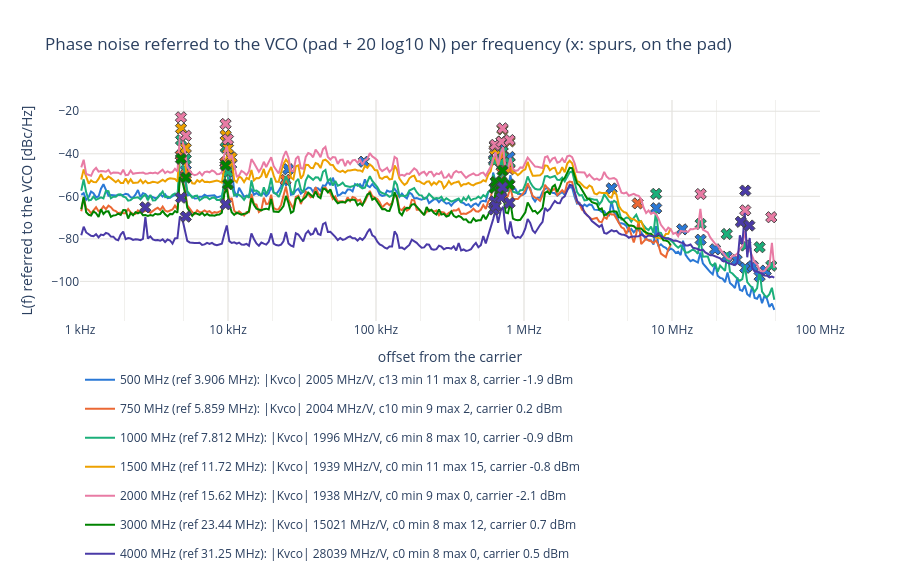

Source (notebook cell):
### Code cell
F_start, F_stop = 1e3, 100e6  # offset range shown [Hz]
f_axis = "log"  # "log" or "lin"

# Phase noise referred to the VCO per frequency: full curve (line, binned to N_BINS points: linear power average,
# display only), detected spurs (x at their measured peak, hover: power on the pad).
fig = go.Figure()
for r in ok.itertuples():
    n_db = 20 * np.log10(r.total_div)
    lt_raw = in_range(trace_of(r.f_vco, "L_trace"), F_start, F_stop)  # spur peaks: from the measured points
    lt = binned(trace_of(r.f_vco, "L_trace"), F_start, F_stop, f_axis)
    sp = in_range(trace_of(r.f_vco, "spur"), F_start, F_stop)
    if lt.empty:
        continue
    fig.add_scatter(x=lt["freq"], y=lt["level_dbm"] + n_db, mode="lines", line=dict(color=COLORS[r.f_vco], width=2),
                    name=NAMES[r.f_vco], legendgroup=NAMES[r.f_vco],
                    hovertemplate="%{x:.3s}Hz: %{y:.1f} dBc/Hz<extra></extra>")
    if not sp.empty:
        fig.add_scatter(x=sp["freq"], y=np.interp(sp["freq"], lt_raw["freq"], lt_raw["level_dbm"]) + n_db,
                        mode="markers", marker=dict(symbol="x", size=10, color=COLORS[r.f_vco], line=dict(width=1)),
                        showlegend=False, legendgroup=NAMES[r.f_vco],
                        customdata=np.c_[sp["level_dbm"], sp["freq"] / r.f_ref],
                        hovertemplate=("spur at %{x:.4s}Hz = %{customdata[1]:.2f} x ref: %{customdata[0]:.1f} dBc on "
                                       "the pad<extra></extra>"))
fig.update_layout(title="Phase noise referred to the VCO (pad + 20 log10 N) per frequency (x: spurs, on the pad)", template="plotly_white",
                  height=580, legend=dict(orientation="h", y=-0.2), hoverlabel=dict(namelength=-1))
fig.update_xaxes(title="offset from the carrier", gridcolor=GRID, **offset_axis(F_start, F_stop, f_axis))
fig.update_yaxes(title="L(f) referred to the VCO [dBc/Hz]", gridcolor=GRID)
save(fig, "phase_noise")

### Figure 1 — Plotly figure (JSON) as saved in the notebook; plotly's stock layout.template omitted (floating-point values rounded to 4 significant figures; data arrays with more than 128 entries replaced by an {"elided": "..."} marker saying what was removed)
{"data": [{"hovertemplate": "%{x:.3s}Hz: %{y:.1f} dBc/Hz<extra></extra>", "legendgroup": "500 MHz (ref 3.906 MHz): |Kvco| 2005 MHz/V, c13 min 11 max 8, carrier -1.9 dBm", "line": {"color": "#2a78d6", "width": 2}, "mode": "lines", "name": "500 MHz (ref 3.906 MHz): |Kvco| 2005 MHz/V, c13 min 11 max 8, carrier -1.9 dBm", "type": "scatter", "x": {"elided": "282 float values"}, "y": {"elided": "282 float values"}}, {"customdata": [[-36.83, 0.001232], [-44.0, 0.001327], [-41.34, 0.002464], [-46.64, 0.002559], [-32.16, 0.002688], [-34.17, 0.006528], [-31.73, 0.0212], [-17.6, 0.1605], [-20.24, 0.1806], [-13.24, 0.1834], [-18.41, 0.2046], [-24.01, 0.9999], [-32.54, 2.001], [-39.09, 3.0], [-42.67, 3.999], [-47.75, 5.002], [-50.76, 6.001], [-51.96, 6.999], [-56.4, 8.003], [-54.7, 9.001], [-60.4, 10.0], [-56.84, 11.0]], "hovertemplate": "spur at %{x:.4s}Hz = %{customdata[1]:.2f} x ref: %{customdata[0]:.1f} dBc on the pad<extra></extra>", "legendgroup": "500 MHz (ref 3.906 MHz): |Kvco| 2005 MHz/V, c13 min 11 max 8, carrier -1.9 dBm", "marker": {"color": "#2a78d6", "line": {"width": 1}, "size": 10, "symbol": "x"}, "mode": "markers", "showlegend": false, "type": "scatter", "x": [4812.0, 5184.0, 9624.0, 9996.0, 10500.0, 25500.0, 82800.0, 627000.0, 705600.0, 716400.0, 799200.0, 3906000.0, 7818000.0, 11720000.0, 15620000.0, 19540000.0, 23440000.0, 27340000.0, 31260000.0, 35160000.0, 39080000.0, 42980000.0], "y": [-40.71, -47.81, -44.19, -47.98, -44.91, -47.27, -43.72, -42.83, -42.52, -36.37, -41.5, -56.3, -65.62, -75.55, -80.41, -84.92, -88.34, -89.92, -93.6, -92.85, -97.6, -94.94]}, {"hovertemplate": "%{x:.3s}Hz: %{y:.1f} dBc/Hz<extra></extra>", "legendgroup": "750 MHz (ref 5.859 MHz): |Kvco| 2004 MHz/V, c10 min 9 max 2, carrier 0.2 dBm", "line": {"color": "#eb6834", "width": 2}, "mode": "lines", "name": "750 MHz (ref 5.859 MHz): |Kvco| 2004 MHz/V, c10 min 9 max 2, carrier 0.2 dBm", "type": "scatter", "x": {"elided": "240 float values"}, "y": {"elided": "240 float values"}}, {"customdata": [[-42.92, 0.0008212], [-51.91, 0.0008858], [-46.06, 0.001642], [-45.7, 0.004178], [-28.84, 0.1204], [-24.05, 0.1223], [-30.56, 0.1364], [-36.68, 1.0]], "hovertemplate": "spur at %{x:.4s}Hz = %{customdata[1]:.2f} x ref: %{customdata[0]:.1f} dBc on the pad<extra></extra>", "legendgroup": "750 MHz (ref 5.859 MHz): |Kvco| 2004 MHz/V, c10 min 9 max 2, carrier 0.2 dBm", "marker": {"color": "#eb6834", "line": {"width": 1}, "size": 10, "symbol": "x"}, "mode": "markers", "showlegend": false, "type": "scatter", "x": [4812.0, 5190.0, 9624.0, 24480.0, 705600.0, 716400.0, 799200.0, 5862000.0], "y": [-40.78, -49.71, -43.99, -52.32, -45.9, -41.13, -47.28, -63.33]}, {"hovertemplate": "%{x:.3s}Hz: %{y:.1f} dBc/Hz<extra></extra>", "legendgroup": "1000 MHz (ref 7.812 MHz): |Kvco| 1996 MHz/V, c6 min 8 max 10, carrier -0.9 dBm", "line": {"color": "#1baf7a", "width": 2}, "mode": "lines", "name": "1000 MHz (ref 7.812 MHz): |Kvco| 1996 MHz/V, c6 min 8 max 10, carrier -0.9 dBm", "type": "scatter", "x": {"elided": "282 float values"}, "y": {"elided": "282 float values"}}, {"customdata": [[-35.86, 0.0006167], [-44.78, 0.0006636], [-39.12, 0.001233], [-52.77, 0.001279], [-24.59, 0.08056], [-27.71, 0.09032], [-22.14, 0.0917], [-27.86, 0.1023], [-31.45, 0.9999], [-40.47, 1.999], [-45.4, 3.0], [-50.77, 4.001], [-51.58, 5.002], [-60.75, 6.001]], "hovertemplate": "spur at %{x:.4s}Hz = %{customdata[1]:.2f} x ref: %{customdata[0]:.1f} dBc on the pad<extra></extra>", "legendgroup": "1000 MHz (ref 7.812 MHz): |Kvco| 1996 MHz/V, c6 min 8 max 10, carrier -0.9 dBm", "marker": {"color": "#1baf7a", "line": {"width": 1}, "size": 10, "symbol": "x"}, "mode": "markers", "showlegend": false, "type": "scatter", "x": [4818.0, 5184.0, 9630.0, 9996.0, 629400.0, 705600.0, 716400.0, 799200.0, 7812000.0, 15620000.0, 23440000.0, 31260000.0, 39080000.0, 46880000.0], "y": [-33.63, -42.58, -37.1, -48.46, -43.49, -44.03, -39.06, -44.2, -58.84, -73.01, -77.73, -83.12, -83.92, -92.63]}, {"hovertemplate": "%{x:.3s}Hz: %{y:.1f} dBc/Hz<extra></extra>", "legendgroup": "1500 MHz (ref 11.72 MHz): |Kvco| 1939 MHz/V, c0 min 11 max 15, carrier -0.8 dBm", "line": {"color": "#eda100", "width": 2}, "mode": "lines", "name": "1500 MHz (ref 11.72 MHz): |Kvco| 1939 MHz/V, c0 min 11 max 15, carrier -0.8 dBm", "type": "scatter", "x": {"elided": "240 float values"}, "y": {"elided": "240 float values"}}, {"customdata": [[-36.34, 0.0004111], [-45.41, 0.0004424], [-39.37, 0.0008218], [-47.61, 0.000853], [-42.58, 0.0009011], [-28.52, 0.05427], [-23.18, 0.06021], [-17.51, 0.06113], [-23.58, 0.0682]], "hovertemplate": "spur at %{x:.4s}Hz = %{customdata[1]:.2f} x ref: %{customdata[0]:.1f} dBc on the pad<extra></extra>", "legendgroup": "1500 MHz (ref 11.72 MHz): |Kvco| 1939 MHz/V, c0 min 11 max 15, carrier -0.8 dBm", "marker": {"color": "#eda100", "line": {"width": 1}, "size": 10, "symbol": "x"}, "mode": "markers", "showlegend": false, "type": "scatter", "x": [4818.0, 5184.0, 9630.0, 9996.0, 10560.0, 636000.0, 705600.0, 716400.0, 799200.0], "y": [-28.13, -37.35, -31.28, -37.48, -41.74, -37.93, -34.22, -28.55, -34.17]}, {"hovertemplate": "%{x:.3s}Hz: %{y:.1f} dBc/Hz<extra></extra>", "legendgroup": "2000 MHz (ref 15.62 MHz): |Kvco| 1938 MHz/V, c0 min 9 max 0, carrier -2.1 dBm", "line": {"color": "#e87ba4", "width": 2}, "mode": "lines", "name": "2000 MHz (ref 15.62 MHz): |Kvco| 1938 MHz/V, c0 min 9 max 0, carrier -2.1 dBm", "type": "scatter", "x": {"elided": "282 float values"}, "y": {"elided": "282 float values"}}, {"customdata": [[-30.95, 0.000308], [-39.73, 0.0003322], [-34.16, 0.0006159], [-43.53, 0.0006397], [-25.83, 0.04055], [-24.71, 0.04086], [-24.05, 0.04516], [-17.02, 0.04585], [-22.89, 0.05115], [-32.67, 0.9997], [-40.26, 2.001], [-43.64, 3.0]], "hovertemplate": "spur at %{x:.4s}Hz = %{customdata[1]:.2f} x ref: %{customdata[0]:.1f} dBc on the pad<extra></extra>", "legendgroup": "2000 MHz (ref 15.62 MHz): |Kvco| 1938 MHz/V, c0 min 9 max 0, carrier -2.1 dBm", "marker": {"color": "#e87ba4", "line": {"width": 1}, "size": 10, "symbol": "x"}, "mode": "markers", "showlegend": false, "type": "scatter", "x": [4812.0, 5190.0, 9624.0, 9996.0, 633600.0, 638400.0, 705600.0, 716400.0, 799200.0, 15620000.0, 31260000.0, 46880000.0], "y": [-22.85, -31.52, -25.97, -33.23, -36.24, -35.8, -34.33, -28.04, -33.55, -58.93, -66.59, -69.84]}, {"hovertemplate": "%{x:.3s}Hz: %{y:.1f} dBc/Hz<extra></extra>", "legendgroup": "3000 MHz (ref 23.44 MHz): |Kvco| 15021 MHz/V, c0 min 8 max 12, carrier 0.7 dBm", "line": {"color": "#008300", "width": 2}, "mode": "lines", "name": "3000 MHz (ref 23.44 MHz): |Kvco| 15021 MHz/V, c0 min 8 max 12, carrier 0.7 dBm", "type": "scatter", "x": {"elided": "240 float values"}, "y": {"elided": "240 float values"}}, {"customdata": [[-56.33, 0.0002053], [-64.95, 0.0002214], [-59.5, 0.0004106], [-70.38, 0.0004265], [-48.88, 0.02696], [-45.93, 0.02742], [-53.21, 0.02962], [-48.3, 0.03011], [-42.91, 0.03057], [-49.38, 0.0341]], "hovertemplate": "spur at %{x:.4s}Hz = %{customdata[1]:.2f} x ref: %{customdata[0]:.1f} dBc on the pad<extra></extra>", "legendgroup": "3000 MHz (ref 23.44 MHz): |Kvco| 15021 MHz/V, c0 min 8 max 12, carrier 0.7 dBm", "marker": {"color": "#008300", "line": {"width": 1}, "size": 10, "symbol": "x"}, "mode": "markers", "showlegend": false, "type": "scatter", "x": [4812.0, 5190.0, 9624.0, 9996.0, 631800.0, 642600.0, 694200.0, 705600.0, 716400.0, 799200.0], "y": [-42.36, -51.24, -45.47, -54.34, -56.09, -53.23, -57.45, -53.06, -47.94, -54.5]}, {"hovertemplate": "%{x:.3s}Hz: %{y:.1f} dBc/Hz<extra></extra>", "legendgroup": "4000 MHz (ref 31.25 MHz): |Kvco| 28039 MHz/V, c0 min 8 max 0, carrier 0.5 dBm", "line": {"color": "#4a3aa7", "width": 2}, "mode": "lines", "name": "4000 MHz (ref 31.25 MHz): |Kvco| 28039 MHz/V, c0 min 8 max 0, carrier 0.5 dBm", "type": "scatter", "x": {"elided": "282 float values"}, "y": {"elided": "282 float values"}}, {"customdata": [[-80.34, 8.832e-05], [-74.77, 0.0001542], [-84.89, 0.0001661], [-77.84, 0.0003082], [-64.02, 0.02003], [-56.14, 0.02022], [-59.1, 0.02062], [-55.48, 0.02258], [-50.78, 0.02292], [-58.45, 0.02557], [-46.98, 0.9338], [-37.13, 1.0], [-48.64, 1.066]], "hovertemplate": "spur at %{x:.4s}Hz = %{customdata[1]:.2f} x ref: %{customdata[0]:.1f} dBc on the pad<extra></extra>", "legendgroup": "4000 MHz (ref 31.25 MHz): |Kvco| 28039 MHz/V, c0 min 8 max 0, carrier 0.5 dBm", "marker": {"color": "#4a3aa7", "line": {"width": 1}, "size": 10, "symbol": "x"}, "mode": "markers", "showlegend": false, "type": "scatter", "x": [2760.0, 4818.0, 5190.0, 9630.0, 625800.0, 631800.0, 644400.0, 705600.0, 716400.0, 799200.0, 29180000.0, 31260000.0, 33320000.0], "y": [-65.18, -60.65, -69.56, -63.76, -66.18, -62.35, -64.54, -60.66, -55.76, -63.05, -71.98, -57.31, -73.75]}], "layout": {"height": 580, "hoverlabel": {"namelength": -1}, "legend": {"orientation": "h", "y": -0.2}, "title": {"text": "Phase noise referred to the VCO (pad + 20 log10 N) per frequency (x: spurs, on the pad)"}, "xaxis": {"gridcolor": "#e4e3df", "minor": {"gridcolor": "#f1f0ed", "showgrid": true}, "range": [3, 8], "ticktext": ["1 kHz", "10 kHz", "100 kHz", "1 MHz", "10 MHz", "100 MHz"], "tickvals": [1000, 10000, 100000, 1000000, 10000000, 100000000], "title": {"text": "offset from the carrier"}, "type": "log"}, "yaxis": {"gridcolor": "#e4e3df", "title": {"text": "L(f) referred to the VCO [dBc/Hz]"}}}}
